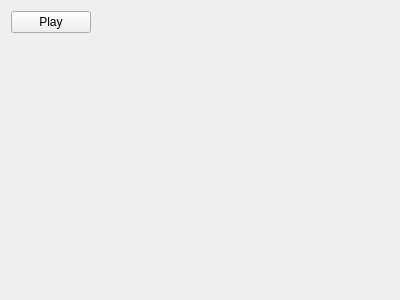
<?xml version="1.0" encoding="UTF-8"?>
<ui version="4.0">
 <class>WavResourcePreview</class>
 <widget class="QWidget" name="WavResourcePreview">
  <property name="geometry">
   <rect>
    <x>0</x>
    <y>0</y>
    <width>400</width>
    <height>300</height>
   </rect>
  </property>
  <property name="windowTitle">
   <string>Form</string>
  </property>
  <layout class="QVBoxLayout" name="verticalLayout">
   <item>
    <layout class="QHBoxLayout" name="horizontalLayout">
     <item>
      <widget class="QPushButton" name="play_button">
       <property name="text">
        <string>Play</string>
       </property>
      </widget>
     </item>
     <item>
      <spacer name="horizontalSpacer">
       <property name="orientation">
        <enum>Qt::Horizontal</enum>
       </property>
       <property name="sizeHint" stdset="0">
        <size>
         <width>40</width>
         <height>20</height>
        </size>
       </property>
      </spacer>
     </item>
    </layout>
   </item>
   <item>
    <widget class="QLabel" name="metadata_label">
     <property name="text">
      <string/>
     </property>
     <property name="alignment">
      <set>Qt::AlignLeading|Qt::AlignLeft|Qt::AlignTop</set>
     </property>
     <property name="textInteractionFlags">
      <set>Qt::TextSelectableByKeyboard|Qt::TextSelectableByMouse</set>
     </property>
    </widget>
   </item>
   <item>
    <widget class="QLabel" name="preview_image">
     <property name="text">
      <string/>
     </property>
     <property name="scaledContents">
      <bool>true</bool>
     </property>
     <property name="alignment">
      <set>Qt::AlignLeading|Qt::AlignLeft|Qt::AlignTop</set>
     </property>
    </widget>
   </item>
   <item>
    <spacer name="verticalSpacer">
     <property name="orientation">
      <enum>Qt::Vertical</enum>
     </property>
     <property name="sizeHint" stdset="0">
      <size>
       <width>20</width>
       <height>40</height>
      </size>
     </property>
    </spacer>
   </item>
  </layout>
 </widget>
 <resources/>
 <connections/>
</ui>
